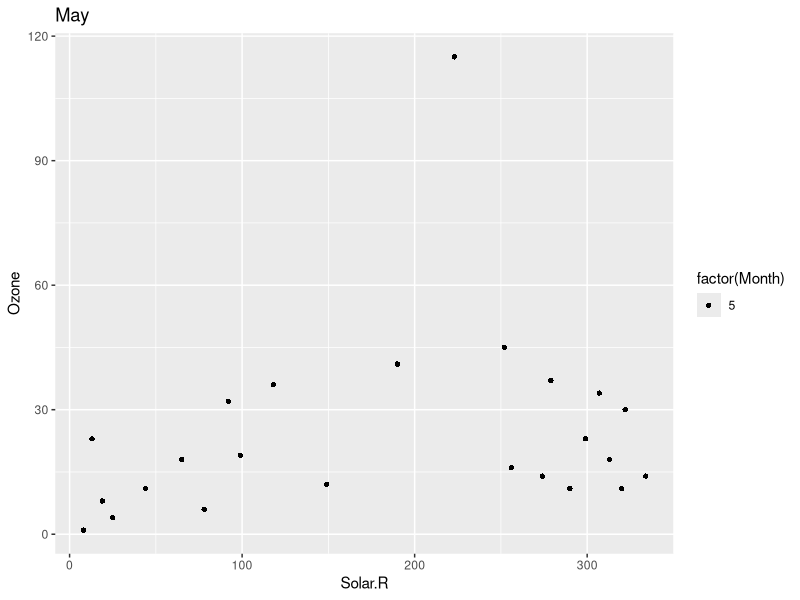
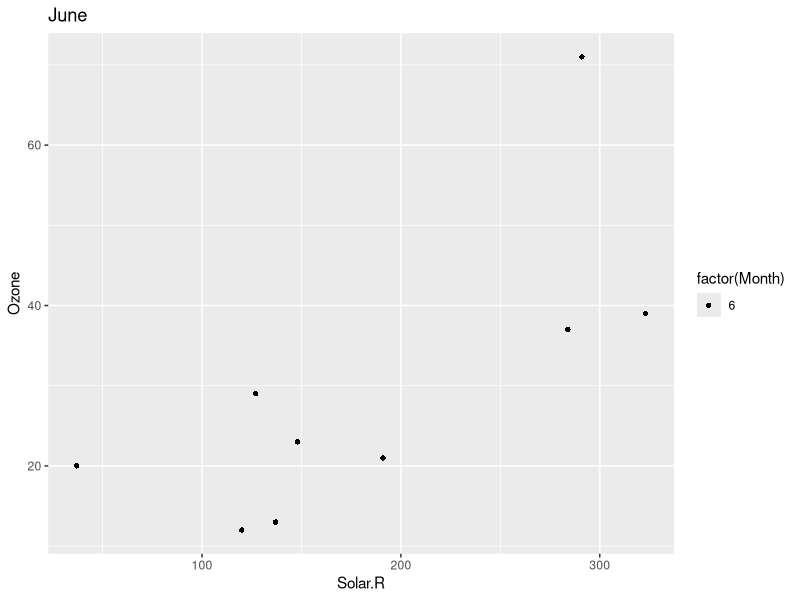
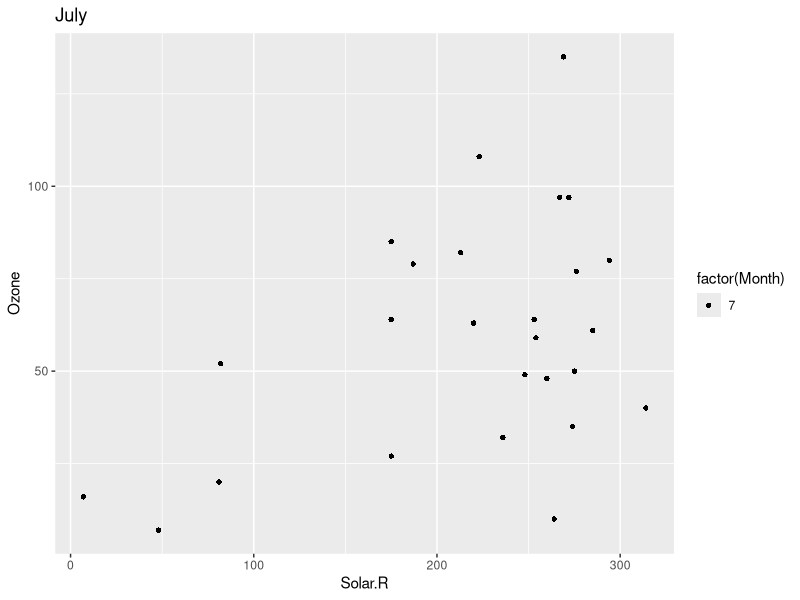
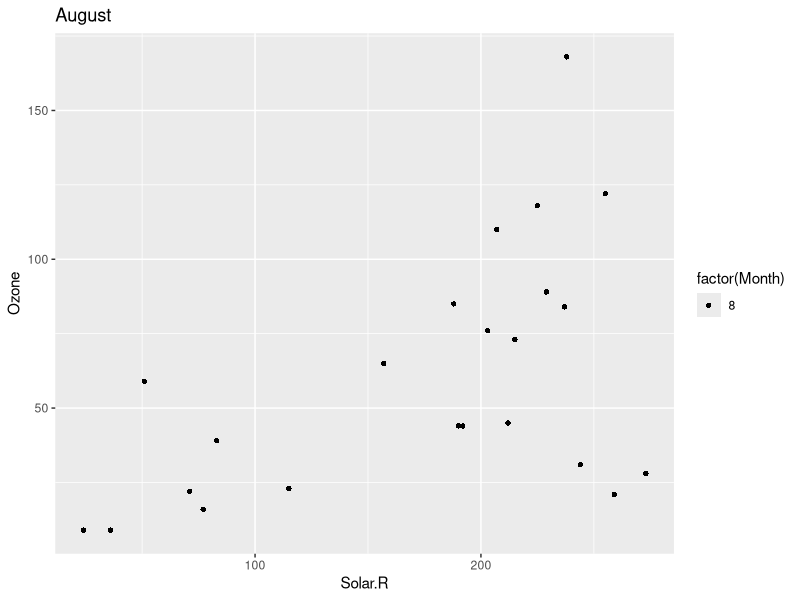
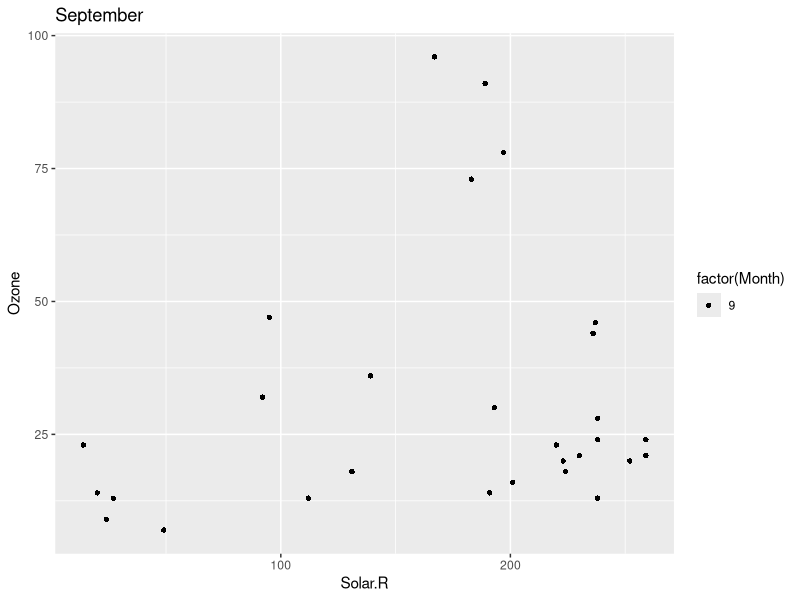

These figures' R source, in order:
# Brian's branch
# Loading necessary libraries
library(ggplot2)


# Fetching data
data <- airquality

# Data Cleaning - Remove rows with NA
data <- data[!is.na(data$Ozone) & !is.na(data$Solar.R) & !is.na(data$Wind) & !is.na(data$Temp) & !is.na(data$Month) & !is.na(data$Day), ]

# Analysis Part 1: Calculate average Solar Radiation for each month
avg_solar_May <- 0
avg_solar_June <- 0
avg_solar_July <- 0
avg_solar_August <- 0
avg_solar_September <- 0

for (i in 1:nrow(data)) {
    if (data$Month[i] == 5) {
        avg_solar_May <- avg_solar_May + data$Solar.R[i]
    } else if (data$Month[i] == 6) {
        avg_solar_June <- avg_solar_June + data$Solar.R[i]
    } else if (data$Month[i] == 7) {
        avg_solar_July <- avg_solar_July + data$Solar.R[i]
    } else if (data$Month[i] == 8) {
        avg_solar_August <- avg_solar_August + data$Solar.R[i]
    } else {
        avg_solar_September <- avg_solar_September + data$Solar.R[i]
    }
}

# Calculating average and print to console
avg_solar_May <- avg_solar_May/31
print(paste("Average Solar Radiation for May: ", avg_solar_May))

avg_solar_June <- avg_solar_June/30
print(paste("Average Solar Radiation for June: ", avg_solar_June))

avg_solar_July <- avg_solar_July/31
print(paste("Average Solar Radiation for July: ", avg_solar_July))

avg_solar_August <- avg_solar_August/31
print(paste("Average Solar Radiation for August: ", avg_solar_August))

avg_solar_September <- avg_solar_September/30
print(paste("Average Solar Radiation for September: ", avg_solar_September))

# Analysis Part 2: Correlation between Ozone and Solar Radiation for each month
correlation_May <- cor(data$Ozone[data$Month == 5], data$Solar.R[data$Month == 5])
print(paste("Correlation for May: ", correlation_May))

correlation_June <- cor(data$Ozone[data$Month == 6], data$Solar.R[data$Month == 6])
print(paste("Correlation for June: ", correlation_June))

correlation_July <- cor(data$Ozone[data$Month == 7], data$Solar.R[data$Month == 7])
print(paste("Correlation for July: ", correlation_July))

correlation_August <- cor(data$Ozone[data$Month == 8], data$Solar.R[data$Month == 8])
print(paste("Correlation for August: ", correlation_August))

correlation_September <- cor(data$Ozone[data$Month == 9], data$Solar.R[data$Month == 9])
print(paste("Correlation for September: ", correlation_September))

# Visualization
plot_shapes <- vector("character", length=nrow(data))
for (i in 1:nrow(data)) {
    if (correlation_May > 0.5) {
        plot_shapes[i] <- 19
    } else if (correlation_June > 0.5) {
        plot_shapes[i] <- 17
    } else {
        plot_shapes[i] <- 15
    }
}

# Save Plots
g1 <- ggplot(data[data$Month == 5,], aes(x = Solar.R, y = Ozone)) + geom_point(aes(shape = factor(Month))) + ggtitle("May")
ggsave("plot_may.png", g1)

g2 <- ggplot(data[data$Month == 6,], aes(x = Solar.R, y = Ozone)) + geom_point(aes(shape = factor(Month))) + ggtitle("June")
ggsave("plot_june.png", g2)

g3 <- ggplot(data[data$Month == 7,], aes(x = Solar.R, y = Ozone)) + geom_point(aes(shape = factor(Month))) + ggtitle("July")
ggsave("plot_july.png", g3)

g4 <- ggplot(data[data$Month == 8,], aes(x = Solar.R, y = Ozone)) + geom_point(aes(shape = factor(Month))) + ggtitle("August")
ggsave("plot_august.png", g4)

g5 <- ggplot(data[data$Month == 9,], aes(x = Solar.R, y = Ozone)) + geom_point(aes(shape = factor(Month))) + ggtitle("September")
ggsave("plot_september.png", g5)

# Save data
write.csv(data, "cleaned_data.csv", row.names = FALSE)
